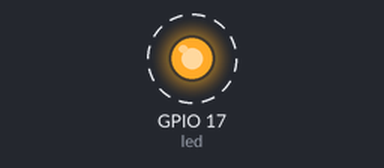
The program below on a simulated Raspberry Pi (BCM pin numbers). Parts: output pins drawn as LEDs (lit = HIGH). Dashed ring = blinking. At 5.0 s the program stops and its outputs stay as they are.

Above: at 0.05 s.
Timing chart, 0 to 3.0 s (numbered marks = the images above):
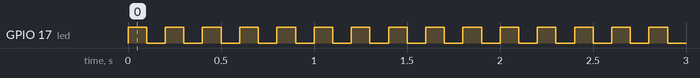

The program:

led.py
```python
import RPi.GPIO as GPIO
import time

"""
Author: Dylan Zingler
Date: 12/15/14
Description: Class object for an LED. This allows easy on and off as well as blinking functionality for the LED with simple calls like led2.on() or led5.blink()"""

class LED:
    ''' A class for a single LED wired to the pi'''
    pin = None

    def __init__(self, pin, pin_type):
        self.pin = pin
        self.pin_type = pin_type

        # No GPIO Warnings
        GPIO.setwarnings(False)

        if pin_type in  {"BOARD", "Board", "board"}:
            # Sets up GPIO, BOARD for actual Pin numbers
            GPIO.setmode(GPIO.BOARD)
        elif pin_type in {"BCM", "bcm"}:
            # BCM for GPIO numbers (labeled on Cobbler)
            GPIO.setmode(GPIO.BCM)
        else:
            print "Did not understand pin type, setting to GPIO.BCM"
            GPIO.setmode(GPIO.BCM)

        # Setting up pin for output
        GPIO.setup(pin, GPIO.OUT)

    def blink(self, seconds):
        self.on()
        time.sleep(seconds/2)
        self.off()
        time.sleep(seconds/2)

    def on(self):
        GPIO.output(self.pin, GPIO.HIGH)

    def off(self):
        GPIO.output(self.pin, GPIO.LOW)

if __name__=="__main__":
    led = LED(17,"BCM")

    for i in range(0,25):
        led.blink(.2)
    
```

Measured:
- by itself, GPIO 17 (led): alternates HIGH for 0.10 s and LOW for 0.10 s, 50 changes in all, then stays LOW
